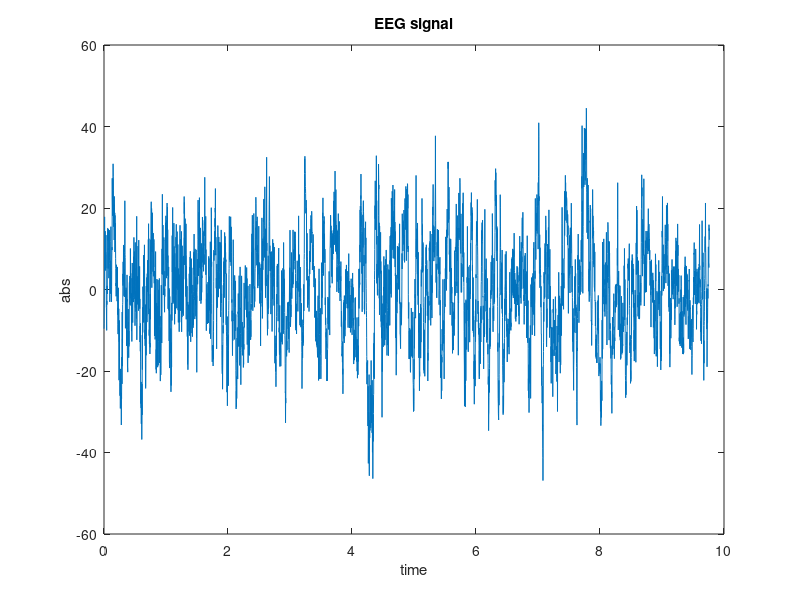
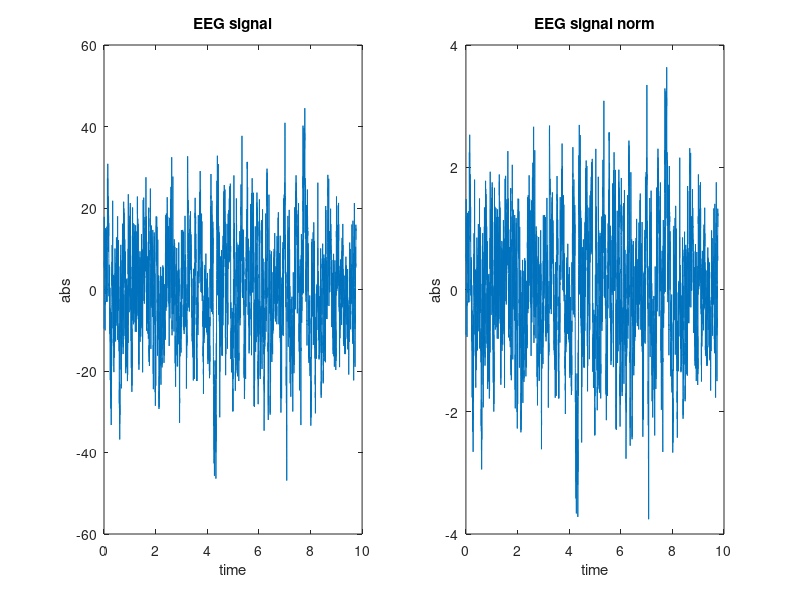
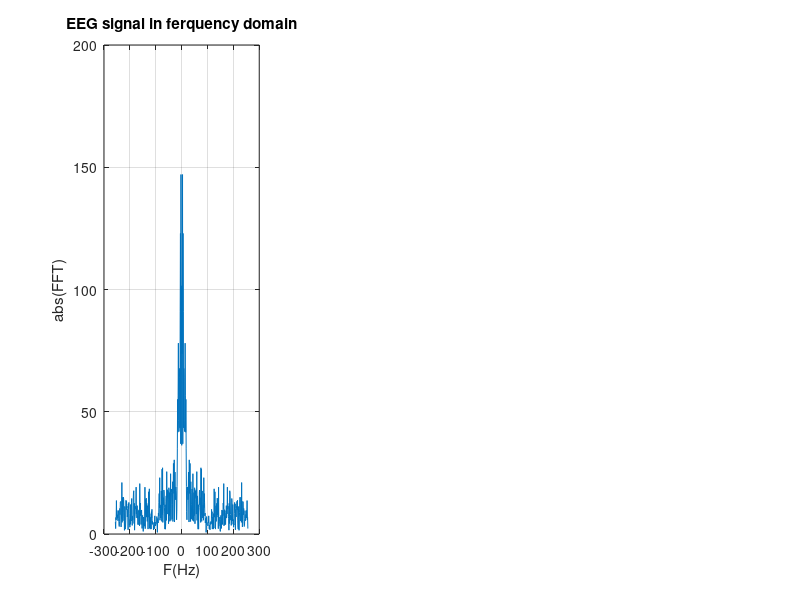

Reproduce these figures in MATLAB, in order. (Note: this script raises an error after producing the figures.)
%Amirreza Hatamipour
%97101507
%HW1
%%%%%%%%%%%%%%%%%%%%%%%%%%%%%%%%%%%%%%%%%%%%%%%
%% part zero
clc;
clear;
close all
load('Data_0/EEG.mat');
Fs_EEG = 512;
t_EEG = 0:1/Fs_EEG : 5000/Fs_EEG ;
figure()
plot(t_EEG(1:5000),eeg_signal)
title('EEG signal')
xlabel('time')
ylabel('abs')
%% part zero - Question 1 - section 1-a 
clc;
mean_EEG = mean(eeg_signal)
var_EEG = var(eeg_signal)
% Normalize the signal
eeg_signal_norm = eeg_signal -mean_EEG ;
eeg_signal_norm = eeg_signal_norm / sqrt(var(eeg_signal_norm));

mean_EEG_norm = mean(eeg_signal_norm)
var_EEG_norm = var(eeg_signal_norm)

figure()
subplot(1,2,1)
plot(t_EEG(1:5000),eeg_signal)
title('EEG signal')
xlabel('time')
ylabel('abs')

subplot(1,2,2)
plot(t_EEG(1:5000),eeg_signal_norm)
title('EEG signal norm')
xlabel('time')
ylabel('abs')
%% part zero - Question 1 - section 1-b
clc;
fft_EEG = fftshift(fft(eeg_signal_norm , Fs_EEG));
w = linspace(-Fs_EEG/2,Fs_EEG/2,512);
figure()
subplot(1,3,1)
plot(w, abs(fft_EEG))
grid on
title('EEG signal in ferquency domain')
xlabel('F(Hz)')
ylabel('abs(FFT)')

% Design a bandpass filter
bpFilt = designfilt('bandpassiir','FilterOrder',20, ...
         'HalfPowerFrequency1',14,'HalfPowerFrequency2',30, ...
         'SampleRate',512);

eeg_signal_norm_BP_filtfilt = filtfilt(bpFilt,double(eeg_signal_norm'));
fft_EEG_BP_filtfilt = fftshift(fft(eeg_signal_norm_BP_filtfilt , Fs_EEG));
eeg_signal_norm_BP_filter = filter(bpFilt,eeg_signal_norm');
fft_EEG_BP_filter = fftshift(fft(eeg_signal_norm_BP_filter , Fs_EEG));
subplot(1,3,2)
plot(w, abs(fft_EEG_BP_filtfilt))
grid on
title('BP filtfilt')
xlabel('F(Hz)')
ylabel('abs(FFT)')
subplot(1,3,3)
plot(w, abs(fft_EEG_BP_filter))
grid on
title('BP filter')
xlabel('F(Hz)')
ylabel('abs(FFT)')

fvtool(bpFilt)

%% part zero - Question 2
clc;
clear;
close all;

load('Data_0/ECG.mat');
Fs_ECG = 128;
t_ECG = 0:1/Fs_ECG : 12800/Fs_ECG ;
figure()
plot(t_ECG(1:12800),ecg_singal)
title('ECG signal')
xlabel('time')
ylabel('abs')
%% part zero - Question 2 - section 2-a
% Design a bandpass filter

ecg_signal_BP_filtfilt = bandpass(ecg_singal,[5 12],Fs_ECG);
figure()
subplot(2,2,1)
plot( t_ECG(1:12800) , ecg_singal)
grid on
title( 'ECG signal BP')
xlabel('Time')
ylabel('abs')

subplot(2,2,2)
plot( t_ECG(1:12800) , ecg_singal)
xlim([ t_ECG(1) t_ECG(800) ])
grid on
title( 'ECG signal BP')
xlabel('Time')
ylabel('abs')

subplot(2,2,3)
plot( t_ECG(1:12800) , ecg_signal_BP_filtfilt)
grid on
title( 'ECG signal BP')
xlabel('Time')
ylabel('abs')

subplot(2,2,4)
plot( t_ECG(1:12800) , ecg_signal_BP_filtfilt)
xlim([ t_ECG(1) t_ECG(800) ])
grid on
title( 'ECG signal BP')
xlabel('Time')
ylabel('abs')
%% part zero - Question 2 - section 2-b
clc;

ecg_signal_BP_derivative  = diff(ecg_signal_BP_filtfilt);
figure()
subplot(2,2,1)
plot( t_ECG(1:12800) , ecg_signal_BP_filtfilt)
grid on
title( 'ECG signal BP')
xlabel('Time')
ylabel('abs')

subplot(2,2,2)
plot( t_ECG(1:12800) , ecg_signal_BP_filtfilt)
xlim([ t_ECG(1) t_ECG(800) ])
grid on
title( 'ECG signal BP')
xlabel('Time')
ylabel('abs')

subplot(2,2,3)
plot( t_ECG(1:12800-1) , ecg_signal_BP_derivative)
grid on
title( 'ECG signal derivative ')
xlabel('Time')
ylabel('abs')

subplot(2,2,4)
plot( t_ECG(1:12800-1) , ecg_signal_BP_derivative)
xlim([ t_ECG(1) t_ECG(800) ])
grid on
title( 'ECG signal derivative ')
xlabel('Time')
ylabel('abs')
%% part zero - Question 2 - section 2-c
clc;
ecg_signal_BP_derivative_pow2 = ecg_signal_BP_derivative.^2 ;
M = movmean(ecg_signal_BP_derivative_pow2,3);
figure()
subplot(2,2,1)
plot( t_ECG(1:12800-1) , ecg_signal_BP_derivative)
grid on
title( 'ECG signal derivative ')
xlabel('Time')
ylabel('abs')

subplot(2,2,2)
plot( t_ECG(1:12800-1) , ecg_signal_BP_derivative)
xlim([ t_ECG(1) t_ECG(800) ])
grid on
title( 'ECG signal derivative ')
xlabel('Time')
ylabel('abs')

subplot(2,2,3)
plot( t_ECG(1:12800-1) , M)
grid on
title( 'ECG signal derivative after mean filter')
xlabel('Time')
ylabel('abs')

subplot(2,2,4)
plot( t_ECG(1:12800-1) , M)
xlim([ t_ECG(1) t_ECG(800) ])
grid on
title( 'ECG signal derivative after mean filter ')
xlabel('Time')
ylabel('abs')

%% part zero - Question 2 - section 2-d
clc;
X_peak = find (M > 600);
Y_peak = M(X_peak);

figure()
subplot(2,2,1)
plot( t_ECG(1:12800-1) , M, t_ECG(X_peak),Y_peak,'or')
grid on
title( 'ECG signal derivative after mean filter')
xlabel('Time')
ylabel('abs')


subplot(2,2,2)
plot( t_ECG(1:12800-1) , M, t_ECG(X_peak),Y_peak,'or')
xlim([ t_ECG(1) t_ECG(800) ])
grid on
title( 'ECG signal derivative after mean filter ')
xlabel('Time')
ylabel('abs')


Y_peak = ecg_singal(X_peak);
subplot(2,2,3)
plot(t_ECG(1:12800),ecg_singal, t_ECG(X_peak),Y_peak,'or')
grid on
title('ECG signal')
xlabel('time')
ylabel('abs')

subplot(2,2,4)
plot(t_ECG(1:12800),ecg_singal, t_ECG(X_peak),Y_peak,'or')
grid on
xlim([ t_ECG(1) t_ECG(800) ])
title('ECG signal')
xlabel('time')
ylabel('abs')

%%%%%%%%%%%%%%%%%%%%%%%%%%%%%%%%%%%%%%%%%%%%%%%
%% part one
clc;
clear;
close all
Fs = 100;
t = 0: 1/Fs : 10;
x = sin ( 2*pi*(2*t.^2+ 5*t)) ;

figure()
subplot(1,3,1)
plot( t, x)
grid on
title( 'signal')
xlabel('Time(s)')
ylabel('abs')

subplot(1,3,2)
plot( t, x)
xlim([ t(100) t(122) ])
grid on
title( 'signal')
xlabel('Time(s)')
ylabel('abs')

subplot(1,3,3)
plot( t, x)
xlim([ t(400) t(422) ])
grid on
title( 'signal')
xlabel('Time(s)')
ylabel('abs')
%% part one - Question 1 - section 1-b

X_fft = fftshift(fft(x , Fs));
w = linspace(-Fs/2,Fs/2,Fs);

figure()
subplot(1,2,1)
plot(w, abs(X_fft))
grid on
title('abs signal in ferquency domain')
xlabel('F(Hz)')
ylabel('abs(FFT)')

subplot(1,2,2)
plot(w, angle(X_fft))
grid on
title('angle signal in ferquency domain')
xlabel('F(Hz)')
ylabel('angle(FFT)')
%% part one - Question 1 -section 1-c
x_noise = x + sqrt(1) * randn(1,1001);

x_noise_fft = fftshift(fft(x_noise , Fs));

figure()
subplot(2,2,1)
plot(w, abs(X_fft))
grid on
title('abs signal in ferquency domain')
xlabel('F(Hz)')
ylabel('abs(FFT)')

subplot(2,2,2)
plot(w, angle(X_fft))
grid on
title('angle signal in ferquency domain')
xlabel('F(Hz)')
ylabel('angle(FFT)')

subplot(2,2,3)
plot(w, abs(x_noise_fft))
grid on
title('abs of noisy signal in ferquency domain')
xlabel('F(Hz)')
ylabel('abs(FFT)')

subplot(2,2,4)
plot(w, angle(x_noise_fft))
grid on
title('angle of noisy signal in ferquency domain')
xlabel('F(Hz)')
ylabel('angle(FFT)')

%% part one - Question 1 - section 1-d:
clc;
X_periodic = zeros(40,50);
for i= 1:39
    X_periodic(i,:) = x_noise((i-1)*25+1: (i-1)*25 + 50);
end
X_periodic(40,:) = x_noise(end-49: end);

freqrange_delta = [0.5 4] ;
freqrange_teta = [4 8] ;
freqrange_alpha = [8 13] ;
freqrange_beta = [13 30] ;

p_delta = bandpower(X_periodic,Fs,freqrange_delta);
p_teta = bandpower(X_periodic,Fs,freqrange_teta);
p_alpha = bandpower(X_periodic,Fs,freqrange_alpha);
p_beta = bandpower(X_periodic,Fs,freqrange_beta);

figure()
plot(p_delta)
hold on
plot(p_teta)
hold on
plot(p_alpha)
hold on
plot(p_beta)
grid on
title('Bandpower in different frequencies')
xlabel('time')
ylabel('PSD')
legend('delta', 'teta' ,'alpha' ,'beta')
%% part one - Question 1 - section 1-f:
clc;
clear;
close all;
Fs = 512;
load('Data_1/EEG_rest.mat');

EEG_rest_periodic = zeros(20,500);
for i= 1:19
    EEG_rest_periodic(i,:) = EEG_rest((i-1)*250+1: (i-1)*250 + 500);
end
EEG_rest_periodic(20,:) = EEG_rest_periodic(end-499: end);

freqrange_delta = [0.5 4] ;
freqrange_teta = [4 8] ;
freqrange_alpha = [8 13] ;
freqrange_beta = [13 30] ;

p_delta = bandpower(EEG_rest_periodic,Fs,freqrange_delta);
p_teta = bandpower(EEG_rest_periodic,Fs,freqrange_teta);
p_alpha = bandpower(EEG_rest_periodic,Fs,freqrange_alpha);
p_beta = bandpower(EEG_rest_periodic,Fs,freqrange_beta);

figure()
plot(p_delta)
hold on
plot(p_teta)
hold on
plot(p_alpha)
hold on
plot(p_beta)
grid on
title('Bandpower in different frequencies')
xlabel('time')
ylabel('PSD')
legend('delta', 'teta' ,'alpha' ,'beta')
%% part one - Question 2
clc;
clear;
close all;

load('Data_0/ECG.mat');
Fs_ECG = 128;
t_ECG = 0:1/Fs_ECG : 12800/Fs_ECG ;
% Design a bandpass filter

ecg_signal_BP_filtfilt = bandpass(ecg_singal,[5 12],Fs_ECG);
ecg_signal_BP_derivative  = diff(ecg_signal_BP_filtfilt);
ecg_signal_BP_derivative_pow2 = ecg_signal_BP_derivative.^2 ;
M = movmean(ecg_signal_BP_derivative_pow2,3);
X_peak = find (M > 600);
Y_peak = M(X_peak);

figure()
subplot(2,2,1)
plot( t_ECG(1:12800-1) , M, t_ECG(X_peak),Y_peak,'or')
grid on
title( 'ECG signal derivative after mean filter')
xlabel('Time')
ylabel('abs')


subplot(2,2,2)
plot( t_ECG(1:12800-1) , M, t_ECG(X_peak),Y_peak,'or')
xlim([ t_ECG(1) t_ECG(800) ])
grid on
title( 'ECG signal derivative after mean filter ')
xlabel('Time')
ylabel('abs')


Y_peak = ecg_singal(X_peak);
subplot(2,2,3)
plot(t_ECG(1:12800),ecg_singal, t_ECG(X_peak),Y_peak,'or')
grid on
title('ECG signal')
xlabel('time')
ylabel('abs')

subplot(2,2,4)
plot(t_ECG(1:12800),ecg_singal, t_ECG(X_peak),Y_peak,'or')
grid on
xlim([ t_ECG(1) t_ECG(800) ])
title('ECG signal')
xlabel('time')
ylabel('abs')

bpm= length(X_peak)/3 ;
bpm = bpm / (length(ecg_singal)/ (60*Fs_ECG))
%% part one - Question 2 -section 2-b
close all
pxx = pwelch(ecg_singal);
[pks,locs] = findpeaks(pxx);
pwelch(ecg_singal)

bpm2 = length(pks)/(4*length(ecg_singal)/ (60*Fs_ECG))
%% part one - Question 2 - section 2-c
clc; close all
n = length(ecg_singal)/(2 * Fs_ECG);
BPM = zeros(2,50);
for i=1:n
    signal = ecg_singal((i-1)*120+1:(i-1)*120+120);
    ecg_s = bandpass(signal,[5 12],Fs_ECG);
    ecg_s_derivative  = diff(ecg_s);
    ecg_s_derivative_pow2 = ecg_s_derivative.^2 ;
    M = movmean(ecg_s_derivative_pow2,3);
    X_peak = find (M > 600);
    BPM(1,i) = length(X_peak)*30 ; 
    
    pxx = pwelch(signal);
    [pks,locs] = findpeaks(pxx);
    BPM(2,i) = length(pks)*30;
end
mean(BPM,2)

%%%%%%%%%%%%%%%%%%%%%%%%%%%%%%%%%%%%%%%%%%%%%%%
%% part Two - Question 1-b
clc;
clear;
close all
X = rand(7000,1) ;

figure()
subplot(3,1,1)
plot(X)
title('random signal')
xlabel('sample')
ylabel('amp')

subplot(3,1,2)
histogram(X)
title('histogram')
xlabel('bins')

subplot(3,1,3)
pwelch(X);

[X_acf,lags]  = xcorr(X);
figure()
subplot(1,3,1)
plot(lags,X_acf)
grid on
xlabel('Lag')
title('Auto correlation')

X_acf_fft = fftshift(fft(X_acf));

subplot(1,3,2)
plot( abs(X_acf_fft))
grid on
title('abs signal in ferquency domain')
xlabel('samples')
ylabel('abs(FFT)')

subplot(1,3,3)
plot( abs(X_acf_fft))
xlim([6950 7050])
grid on
title('abs signal in ferquency domain')
xlabel('samples')
ylabel('abs(FFT)')
%% part Two -  Question 1-b
clc;
clear;
close all
Xn = randn(7000,1) ;

figure()
subplot(3,1,1)
plot(Xn)
title('random signal')
xlabel('sample')
ylabel('amp')

subplot(3,1,2)
histogram(Xn)
title('histogram')
xlabel('bins')

subplot(3,1,3)
pwelch(Xn);

[Xn_acf,lags]  = xcorr(Xn);
figure()
subplot(1,2,1)
plot(lags,Xn_acf)
grid on
xlabel('Lag')
title('Auto correlation')

Xn_acf_fft = fftshift(fft(Xn_acf));

subplot(1,2,2)
plot( abs(Xn_acf_fft))
grid on
title('abs signal in ferquency domain')
xlabel('samples')
ylabel('abs(FFT)')


%% part Two -  Question 1-c
clc;
clear;
close all
mean_x = 1 ;
var_x = 2;
X = zeros(1,7000);
for i=1:7000
    a = rand(1);
    b = rand(1);
    X(i) = sqrt(var_x) * cos(2*pi*b) * sqrt(-log(1-a)) + mean_x;
end

figure()
subplot(3,1,1)
plot(X)
title('random signal')
xlabel('sample')
ylabel('amp')

subplot(3,1,2)
histogram(X)
title('histogram')
xlabel('bins')

subplot(3,1,3)
pwelch(X);

[X_acf,lags]  = xcorr(X);
figure()
subplot(1,3,1)
plot(lags,X_acf)
grid on
xlabel('Lag')
title('Auto correlation')

X_acf_fft = fftshift(fft(X_acf));

subplot(1,3,2)
plot( abs(X_acf_fft))
grid on
title('abs signal in ferquency domain')
xlabel('samples')
ylabel('abs(FFT)')

subplot(1,3,3)
plot( abs(X_acf_fft))
xlim([6950 7050])
grid on
title('abs signal in ferquency domain')
xlabel('samples')
ylabel('abs(FFT)')

%%%%%%%%%%%%%%%%%%%%%%%%%%%%%%%%%%%%%%%%%%%%%%%
%% part Three - Question 1-a
clc;
clear;
close all
% Y = a*u[n]
a = 0.4 ;
n = 0:1:500 ;
A = (-a).^n ;
[X_acf,lags] = xcorr(A) ; 
figure()
subplot(1,2,1)
plot(n,A)
grid on
xlim([-1 80] )
ylim([-0.5 1.25])
title('signal')

subplot(1,2,2)
plot(lags,X_acf)
grid on
xlabel('Lag')
xlim([-70 70])
ylim([-0.5 1.5])
title('Auto correlation')

%% part Three - Question 1-b
clc;
a = 0.4 ;
n = 0:1:10000 ;
A = (-a).^n ;

N1 = 100 ;
N2 = 500 ;
N3 = 1000;
N4 = 5000;

M = N1;
R_xx_1 = zeros(1,2*M+1);
for m=0:M-1
    temp = A(1:M);
    first_arr = temp(1:M-1-m);
    second_arr = temp(m+1:M-1);
    R_xx_1(M+1+m) = sum(first_arr.*second_arr);
    R_xx_1(M+1-m) = R_xx_1(M+1+m);
end

M = N2;
R_xx_2 = zeros(1,2*M+1);
for m=0:M-1
    temp = A(1:M);
    first_arr = temp(1:M-1-m);
    second_arr = temp(m+1:M-1);
    R_xx_2(M+1+m) = sum(first_arr.*second_arr);
    R_xx_2(M+1-m) = R_xx_2(M+1+m);
end

M = N3;
R_xx_3 = zeros(1,2*M+1);
for m=0:M-1
    temp = A(1:M);
    first_arr = temp(1:M-1-m);
    second_arr = temp(m+1:M-1);
    R_xx_3(M+1+m) = sum(first_arr.*second_arr);
    R_xx_3(M+1-m) = R_xx_3(M+1+m);
end


M = N4;
R_xx_4 = zeros(1,2*M+1);
for m=0:M-1
    temp = A(1:M);
    first_arr = temp(1:M-1-m);
    second_arr = temp(m+1:M-1);
    R_xx_4(M+1+m) = sum(first_arr.*second_arr);
    R_xx_4(M+1-m) = R_xx_4(M+1+m);
end


figure()
subplot(2,2,1)
plot(lags,X_acf)
hold on
grid on
xlabel('Lag')
xlim([-50 50])
ylim([-0.5 1.5])
title('Auto correlation with 100 points')
n1 = -N1:1:N1;
scatter(n1,R_xx_1)
legend('Orginal','estimated')

subplot(2,2,2)
plot(lags,X_acf)
hold on
grid on
xlabel('Lag')
xlim([-50 50])
ylim([-0.5 1.5])
title('Auto correlation with 500 points')
n2 = -N2:1:N2;
scatter(n2,R_xx_2)
legend('Orginal','estimated')

subplot(2,2,3)
plot(lags,X_acf)
hold on
grid on
xlabel('Lag')
xlim([-50 50])
ylim([-0.5 1.5])
title('Auto correlation with 1000 points')
n3 = -N3:1:N3;
scatter(n3,R_xx_3)
legend('Orginal','estimated')

subplot(2,2,4)
plot(lags,X_acf)
hold on
grid on
xlabel('Lag')
xlim([-50 50])
ylim([-0.5 1.5])
title('Auto correlation with 5000 points')
n4 = -N4:1:N4;
scatter(n4,R_xx_4)
legend('Orginal','estimated')

%% part Three - Question 2-a
clc;
clear;
close all
load('Data_0/EEG.mat');
Fs_EEG = 512;
t_EEG = 0:1/Fs_EEG : 5000/Fs_EEG ;

[X_acf,lags] = xcorr(eeg_signal) ; 
figure()
plot(lags,X_acf)
grid on
xlabel('Lag')
title('Auto correlation of EEG signal')
%% part Three - Question 2-a
clc;
clear;
close all
load('Data_2/ECGPCG.mat');

figure()
subplot(2,2,1)
plot(ECG)
xlabel('sample')
grid on
title('ECG signal')

subplot(2,2,2)
plot(PCG)
xlabel('sample')
grid on
title('PCG signal')

subplot(2,2,3)
plot(ECG)
xlabel('sample')
xlim([0 12000])
grid on
title('ECG signal')

subplot(2,2,4)
plot(PCG)
xlabel('sample')
xlim([0 12000])
grid on
title('PCG signal')


[ECG_acf,ECG_lags] = xcorr(ECG) ; 
[PCG_acf,PCG_lags] = xcorr(PCG) ; 

figure()
subplot(1,2,1)
plot(ECG_lags,ECG_acf)
grid on
xlabel('Lag')
title('Auto correlation of ECG signal')

subplot(1,2,2)
plot(PCG_lags,PCG_acf)
grid on
xlabel('Lag')
title('Auto correlation of PCG signal')

%%%%%%%%%%%%%%%%%%%%%%%%%%%%%%%%%%%%%%%%%%%%%%%
%% part Four - Question 1-b
clc;
clear;
close all
load('Data_3/EEG_p300.mat');
signal = EEG_p300.data;
Fs = EEG_p300.srate;
t = 0 : 1/Fs : length(signal)/Fs;
markers_seq = EEG_p300.markers_seq;
markers_target = EEG_p300.markers_target;
markers_seq_loc = find(markers_seq) ;
markers_seq_clk = markers_seq(markers_seq_loc);
index_target = find(markers_target==1);
index_nontarget = find(markers_target==2);


title_plot = ['First target in index ', num2str(index_target(1))];  
plotEEG(signal( :, index_target(1)- floor(0.2*Fs): index_target(1) + Fs),title_plot)

title_plot = ['Second target in index', num2str(index_nontarget(2))];
plotEEG(signal( :, index_nontarget(2)- floor(0.2*Fs): index_nontarget(2) + Fs),title_plot)

%% part Four - Question 1-d
index_target_8 = index_target(find(markers_seq(index_target)== 8));
index_target_12 = index_target(find(markers_seq(index_target)== 12));
index_nontarget_12 = index_nontarget(find(markers_seq(index_nontarget)== 12));
index_nontarget_8 = index_nontarget(find(markers_seq(index_nontarget)== 8));


mean_target_12 = zeros(1,615);
for i= 1:length(index_target_12)
    mean_target_12 = mean_target_12 + signal( 31, index_target_12(i)- floor(0.2*Fs): index_target_12(i) + Fs);
end
mean_target_12 = mean_target_12 / length(index_target_12);

mean_nontarget_12 = zeros(1,615);
for i= 1:length(index_nontarget_12)
    mean_nontarget_12 = mean_nontarget_12 + signal( 31, index_nontarget_12(i)- floor(0.2*Fs): index_nontarget_12(i) + Fs);
end
mean_nontarget_12 = mean_nontarget_12 / length(index_nontarget_12);

mean_target_8 = zeros(1,615);
for i= 1:length(index_target_8)
    mean_target_8 = mean_target_12 + signal( 31, index_target_8(i)- floor(0.2*Fs): index_target_8(i) + Fs);
end
mean_target_8 = mean_target_8 / length(index_target_8);

mean_nontarget_8 = zeros(1,615);
for i= 1:length(index_nontarget_8)
    mean_nontarget_8 = mean_nontarget_8 + signal( 31, index_nontarget_8(i)- floor(0.2*Fs): index_nontarget_8(i) + Fs);
end
mean_nontarget_8 = mean_nontarget_8 / length(index_nontarget_8);

figure()
subplot(4,1,1)
plot(t(1:615) ,mean_target_12)
xlabel('Time')
grid on
title('Mean of target 12 in Fz channel')

subplot(4,1,2)
plot(t(1:615),mean_nontarget_12)
xlabel('Time')
grid on
title('Mean of nontarget 12 in Fz channel')

subplot(4,1,3)
plot(t(1:615) ,mean_target_8)
xlabel('Time')
grid on
title('Mean of target 8 in Fz channel')

subplot(4,1,4)
plot(t(1:615),mean_nontarget_8)
xlabel('Time')
grid on
title('Mean of nontarget 8 in Fz channel')
%% part Four - Question 1-f
org_target =  signal( 31, index_target_12(1)- floor(0.2*Fs): index_target_12(1) + Fs);

delay_target_12 = zeros(1,length(index_target_12));
for j= 1: length(index_target_12)
    R_xx = zeros(1,200);
    for i= -100:100
         R_xx(i+101) = sum (org_target .*  signal( 31, index_target_12(j)- floor(0.2*Fs)+i : index_target_12(j) + Fs+i),'all') ;
    end
delay_target_12(j+1) = find( R_xx == max(R_xx)) - 100;
end 

org_target =  signal( 31, index_target_8(1)- floor(0.2*Fs): index_target_8(1) + Fs);
delay_target_8 = zeros(1,length(index_target_8));
for j= 1: length(index_target_8)
    R_xx = zeros(1,200);
    for i= -100:100
         R_xx(i+101) = sum (org_target .*  signal( 31, index_target_8(j)- floor(0.2*Fs)+i : index_target_8(j) + Fs+i),'all') ;
    end
delay_target_8(j+1) = find( R_xx == max(R_xx)) - 100;
end 

org_target =  signal( 31, index_nontarget_12(1)- floor(0.2*Fs): index_nontarget_12(1) + Fs);
delay_nontarget_12 = zeros(1,length(index_nontarget_12));
for j= 1: length(index_nontarget_12)
    R_xx = zeros(1,200);
    for i= -100:100
         R_xx(i+101) = sum (org_target .*  signal( 31, index_nontarget_12(j)- floor(0.2*Fs)+i : index_nontarget_12(j) + Fs+i),'all') ;
    end
delay_nontarget_12(j+1) = find( R_xx == max(R_xx)) - 100;
end 

org_target =  signal( 31, index_nontarget_8(1)- floor(0.2*Fs): index_nontarget_8(1) + Fs);
delay_nontarget_8 = zeros(1,length(index_nontarget_8));
for j= 1: length(index_nontarget_8)
    R_xx = zeros(1,200);
    for i= -100:100
         R_xx(i+101) = sum (org_target .*  signal( 31, index_nontarget_8(j)- floor(0.2*Fs)+i : index_nontarget_8(j) + Fs+i),'all') ;
    end
delay_nontarget_8(j+1) = find( R_xx == max(R_xx)) - 100;
end 

mean_target_12 = zeros(1,615);
for i= 1:length(index_target_12)
    mean_target_12 = mean_target_12 + signal( 31, index_target_12(i)- floor(0.2*Fs)+ delay_target_12(i): index_target_12(i) + Fs+ delay_target_12(i));
end
mean_target_12 = mean_target_12 / length(index_target_12);

mean_nontarget_12 = zeros(1,615);
for i= 1:length(index_nontarget_12)
    mean_nontarget_12 = mean_nontarget_12 + signal( 31, index_nontarget_12(i)- floor(0.2*Fs)+ delay_nontarget_12(i): index_nontarget_12(i) + Fs+ delay_nontarget_12(i));
end
mean_nontarget_12 = mean_nontarget_12 / length(index_nontarget_12);

mean_target_8 = zeros(1,615);
for i= 1:length(index_target_8)
    mean_target_8 = mean_target_12 + signal( 31, index_target_8(i)- floor(0.2*Fs)+ delay_target_8(i): index_target_8(i) + Fs + delay_target_8(i));
end
mean_target_8 = mean_target_8 / length(index_target_8);

mean_nontarget_8 = zeros(1,615);
for i= 1:length(index_nontarget_8)
    mean_nontarget_8 = mean_nontarget_8 + signal( 31, index_nontarget_8(i)- floor(0.2*Fs)+delay_nontarget_8(i): index_nontarget_8(i) + Fs +delay_nontarget_8(i));
end
mean_nontarget_8 = mean_nontarget_8 / length(index_nontarget_8);

figure()
subplot(4,1,1)
plot(t(1:615) ,mean_target_12)
xlabel('Time')
grid on
title('Mean of target 12 in Fz channel')

subplot(4,1,2)
plot(t(1:615),mean_nontarget_12)
xlabel('Time')
grid on
title('Mean of nontarget 12 in Fz channel')

subplot(4,1,3)
plot(t(1:615) ,mean_target_8)
xlabel('Time')
grid on
title('Mean of target 8 in Fz channel')

subplot(4,1,4)
plot(t(1:615),mean_nontarget_8)
xlabel('Time')
grid on
title('Mean of nontarget 8 in Fz channel')
%% part Four - Question 1-d - all characters
clc; close all;
mean_target = zeros(1,615);
for i= 1:150
    mean_target = mean_target + signal( 31, index_target(i)- floor(0.2*Fs): index_target(i) + Fs);
end
mean_target = mean_target / 150;

mean_nontarget = zeros(1,615);
for i= 1:750
    mean_nontarget = mean_nontarget + signal( 31, index_nontarget(i)- floor(0.2*Fs): index_nontarget(i) + Fs);
end
mean_nontarget = mean_nontarget / 750;

figure()
subplot(2,1,1)
plot(t(1:615) ,mean_target)
xlabel('Time')
grid on
title('Mean of target all chracters in Fz channel')

subplot(2,1,2)
plot(t(1:615),mean_nontarget)
xlabel('Time')
grid on
title('Mean of nontarget all chracters in Fz channel')

%% part Four - Question 1-f  - all characters
clc; close all;
org_target =  signal( 31, index_target(1)- floor(0.2*Fs): index_target(1) + Fs);

delay_target = zeros(1,150);
for j= 1: 149
    R_xx = zeros(1,200);
    for i= -100:100
         R_xx(i+101) = sum (org_target .*  signal( 31, index_target(j)- floor(0.2*Fs)+i : index_target(j) + Fs+i),'all') ;
    end
delay_target(j+1) = find( R_xx == max(R_xx)) - 100;
end 

org_nontarget =  signal( 31, index_nontarget(1)- floor(0.2*Fs): index_nontarget(1) + Fs);
delay_nontarget = zeros(1,750);
for j= 1: 749
    R_xx = zeros(1,200);
    for i= -100:100
         R_xx(i+101) = sum (org_nontarget .*  signal( 31, index_nontarget(j)- floor(0.2*Fs)+i : index_nontarget(j) + Fs+i),'all') ;
    end
delay_nontarget(j+1) = find( R_xx == max(R_xx)) - 100;
end 

mean_target = zeros(1,615);
for i= 1:150
    mean_target = mean_target + signal( 31, index_target(i)- floor(0.2*Fs): index_target(i) + Fs);
end
mean_target = mean_target / 150;

mean_nontarget = zeros(1,615);
for i= 1:750
    mean_nontarget = mean_nontarget + signal( 31, index_nontarget(i)- floor(0.2*Fs): index_nontarget(i) + Fs);
end
mean_nontarget = mean_nontarget / 750;

figure()
subplot(2,1,1)
plot(t(1:615) ,mean_target)
xlabel('Time')
grid on
title('Mean of target all chracters in Fz channel')

subplot(2,1,2)
plot(t(1:615),mean_nontarget)
xlabel('Time')
grid on
title('Mean of nontarget all chracters in Fz channel')
